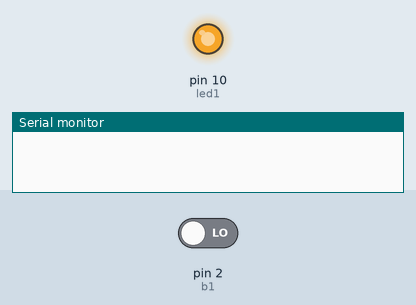
Simulated run of this sketch. Board: Arduino Uno, built with avr-gcc and run on an emulated ATmega328P. Parts: output pins drawn as LEDs (lit = HIGH), the last lines printed to the serial monitor. Inputs (shaded band) come from the test bench; at power-on: pin 2 (b1) LOW.

Above: at 1.2 s.
1.3 s: pin 2 (b1) driven HIGH
At 1.75 s:
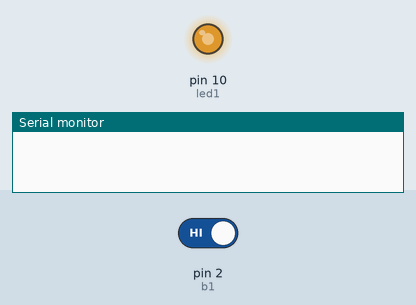
At 2.95 s:
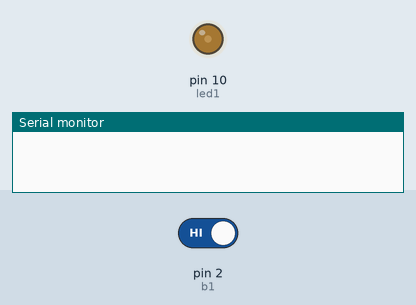
4.3 s: pin 2 (b1) driven LOW
At 5.65 s:
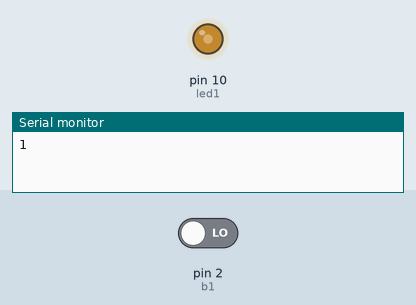
Timing chart, 0 to 13.3 s (numbered marks = the images above; inputs shaded):
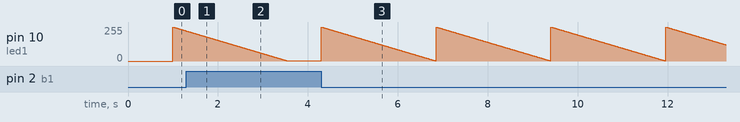

Measured:
- after the input at 1.3 s, pin 10 (led1): goes on until 3.5 s, then stays 1/255
- after the input at 4.3 s, pin 10 (led1): ramps from 255/255 to 1/255 and jumps back, once every 2.6 s

The sketch:

Drill04.ino
```cpp
// TimedAction.h
#ifndef TIMEDACTION_H
#define TIMEDACTION_H

//#include "arduino.h"

#define NO_PREDELAY 0

class TimedAction {

  public:
    TimedAction(unsigned long interval,void (*function)());
    TimedAction(unsigned long prev,unsigned long interval,void (*function)());

  void reset();
  void disable();
  void enable();
  void check();

  void setInterval( unsigned long interval );

  private:
    bool active;
    unsigned long previous;
    unsigned long interval;
    void (*execute)();

};

#endif

// TimedAction.cpp
TimedAction::TimedAction(unsigned long intervl,void (*function)()){
    active = true;
  previous = 0;
  interval = intervl;
  execute = function;
}

/*
|| <<constructor>>
*/
TimedAction::TimedAction(unsigned long prev,unsigned long intervl,void (*function)()){
    active = true;
  previous = prev;
  interval = intervl;
  execute = function;
}

void TimedAction::reset(){
    previous = millis();
}

void TimedAction::disable(){
    active = false;
}

void TimedAction::enable(){
  active = true;
}

void TimedAction::check(){
  if ( active && (millis()-previous >= interval) ) {
    previous = millis();
    execute();
  }
}

void TimedAction::setInterval( unsigned long intervl){
  interval = intervl;
}

const int led1=10;
const int b1=2;
int counter=0;

void PrintingCounter()
{
  Serial.println(counter);
}

void Control_led()
{
  for (int i = 255; i>0; i--)
  {
    analogWrite(led1, i);
    delay(10);
  }
}

TimedAction Counter = TimedAction(2000, PrintingCounter);
TimedAction Let_led_shine = TimedAction(1000, Control_led);

void setup()
{
  Serial.begin(9600);
  pinMode(led1, OUTPUT);
  pinMode(b1, INPUT);
}


void loop()
{
  Counter.check();
  Let_led_shine.check();

  int ButtonState = digitalRead(b1);
  if (ButtonState == 1)
  {
    counter++;
    while(ButtonState == 1)
    {
      ButtonState = digitalRead(b1);
    }
  }
}
//Group G
```
